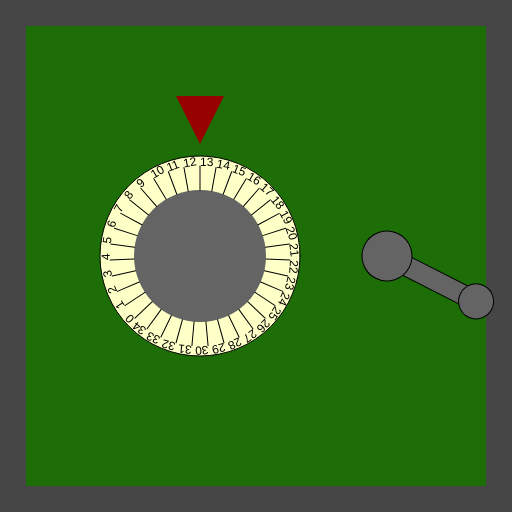
Frame 1 (no input)
Frame 60 (no input): identical to frame 1, image omitted
Frame 120 (the mouse pressed at the canvas centre since frame 60): identical to frame 1, image omitted

The p5.js sketch that drew this single still picture (run headless with seeded random() and noise() and a simulated clock; from frame 60 on, the mouse is pressed at the canvas centre):

// p5.js sketch
// ── sketch.js
/*

Officer: 5035852
CaseNum: 303-0-26267686-5035852

Case 303 - The Case of the Crooked Attorney
Stage 1 - Torvalds' Office

District Attorney Torvalds is well respected in Console City as an upstanding citizen and
enforcer of the law. Of course he’s as crooked as they come. I’ve had enough of having our
hard work at Sleuth and Co undermined by his bribes and back-payments. Let’s take this
sucker down. I happen to know that Torvalds keeps his incriminating documents spread amongst
several safes in town. I’ll need you to bend the rules a little by breaking into them and
retrieving the incriminating evidence.

The first safe is in Torvald’s office. Crack it by doing the following:

	When any key is pressed:
	- Make Classified_Locker_Key_0 equal to 33

	Whilst the mouse is moving:
	- Make Classified_Locker_Key_0 equal to 13

	Whilst the mouse is being dragged:
	- Make Classified_Locker_Key_0 equal to 23

	When the mouse button is released:
	- Make Classified_Locker_Key_0 equal to 5

	When any key is pressed:
	- Make Classified_Locker_Key_1 equal to 5

	Whilst the mouse is being dragged:
	- Make Classified_Locker_Key_1 equal to 40

	When any key is released:
	- Make Classified_Locker_Key_1 equal to 21

	Whilst the mouse is moving:
	- Make Classified_Locker_Key_1 equal to 63



There are many possible ways of investigating this case, but you
should use ONLY the following commands:

	- The assignment operator aka. the equals sign !

*/

//declare the variables

var Classified_Locker_Key_0;
var Classified_Locker_Key_1;


function preload()
{
	//IMAGES WILL BE LOADED HERE
}

function setup()
{
	createCanvas(512,512);

	//initialise the variables
	Classified_Locker_Key_0 = 0;
	Classified_Locker_Key_1 = 0;

}

///////////////////EVENT HANDLERS///////////////////

//Add your code to these events to open the safe ...

function mouseMoved()
{
	console.log("mouseMoved", mouseX, mouseY);
    Classified_Locker_Key_0 = 13;
    Classified_Locker_Key_1 = 63;
}

function mouseDragged()
{
	console.log("mouseDragged", mouseX, mouseY);
    Classified_Locker_Key_0 = 23;
    Classified_Locker_Key_1 = 40;
}

function mousePressed()
{
	console.log("mousePressed");
}

function mouseReleased()
{
	console.log("mouseReleased");
    Classified_Locker_Key_0 = 5;
}

function keyPressed()
{
	console.log("keyPressed", key);
    Classified_Locker_Key_0 = 33;
    Classified_Locker_Key_1 = 5;
}

function keyReleased()
{
	console.log("keyReleased", key);
    Classified_Locker_Key_1 = 21;
}

///////////////DO NOT CHANGE CODE BELOW THIS POINT///////////////////

function draw()
{


	//Draw the safe door
	background(70);
	noStroke();
	fill(29,110,6);
	rect(26,26,width-52,width-52);

	//Draw the combination dial
	push();
	translate(200,height/2);
	drawDial(200, Classified_Locker_Key_0, 35);
	pop();

	//Draw the lever
	push();
	translate(width - 125,256);
	drawLever(Classified_Locker_Key_1);
	pop();

}

function drawDial(diameter,num,maxNum)
{
	//the combination lock

	var r = diameter * 0.5;
	var p = r * 0.6;

	stroke(0);
	fill(255,255,200);
	ellipse(0,0,diameter,diameter);
	fill(100);
	noStroke();
	ellipse(0,0,diameter*0.66,diameter*0.66);
	fill(150,0,0);
	triangle(
		-p * 0.4,-r-p,
		p * 0.4,-r-p,
		0,-r-p/5
	);

	noStroke();

	push();
	var inc = 360/maxNum;

	rotate(radians(-num * inc));
	for(var i = 0; i < maxNum; i++)
	{
		push();
		rotate(radians(i * inc));
		stroke(0);
		line(0,-r*0.66,0,-(r-10));
		noStroke();
		fill(0);
		text(i,0,-(r-10));
		pop();
	}

	pop();
}

function drawLever(rot)
{
	push();
	rotate(radians(-rot))
	stroke(0);
	fill(100);
	rect(-10,0,20,100);
	ellipse(0,0,50,50);
	ellipse(0,100,35,35);
	pop();
}
